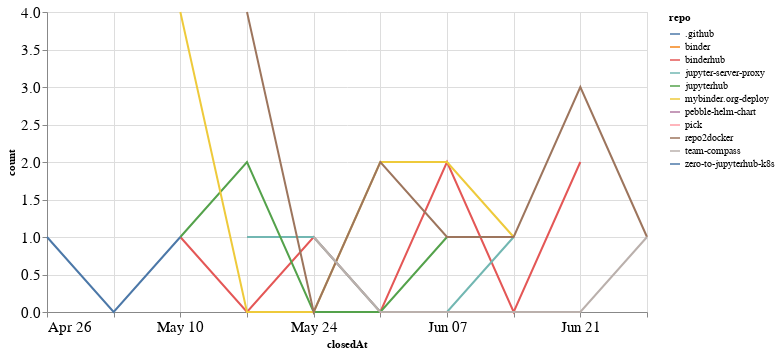

Notebook source saved alongside this figure:
### Code cell
closed_by_time = closed_by.groupby('repo').resample('W', on='closedAt').count()['author'].reset_index()
closed_by_time = closed_by_time.rename(columns={'author': 'count'})

alt.Chart(closed_by_time, width=600).mark_line().encode(
    x='closedAt',
    y='count',
    color='repo',
    tooltip="repo"
)

### Figure 1 — Vega-Lite specification as saved in the notebook (floating-point values rounded to 4 significant figures)
{"config": {"axisLeft": {"labelFontSize": 15}, "axisBottom": {"labelFontSize": 15}}, "data": {"name": "data-bb6e24f6d96cb906779a50048be85388"}, "mark": "line", "encoding": {"color": {"type": "nominal", "field": "repo"}, "tooltip": {"type": "nominal", "field": "repo"}, "x": {"type": "temporal", "field": "closedAt"}, "y": {"type": "quantitative", "field": "count"}}, "width": 600, "$schema": "https://vega.github.io/schema/vega-lite/v4.8.1.json", "datasets": {"data-bb6e24f6d96cb906779a50048be85388": [{"repo": ".github", "closedAt": "2020-05-24T00:00:00", "count": 1}, {"repo": "binder", "closedAt": "2020-06-21T00:00:00", "count": 1}, {"repo": "binderhub", "closedAt": "2020-05-10T00:00:00", "count": 1}, {"repo": "binderhub", "closedAt": "2020-05-17T00:00:00", "count": 0}, {"repo": "binderhub", "closedAt": "2020-05-24T00:00:00", "count": 1}, {"repo": "binderhub", "closedAt": "2020-05-31T00:00:00", "count": 0}, {"repo": "binderhub", "closedAt": "2020-06-07T00:00:00", "count": 2}, {"repo": "binderhub", "closedAt": "2020-06-14T00:00:00", "count": 0}, {"repo": "binderhub", "closedAt": "2020-06-21T00:00:00", "count": 2}, {"repo": "jupyter-server-proxy", "closedAt": "2020-05-17T00:00:00", "count": 1}, {"repo": "jupyter-server-proxy", "closedAt": "2020-05-24T00:00:00", "count": 1}, {"repo": "jupyter-server-proxy", "closedAt": "2020-05-31T00:00:00", "count": 0}, {"repo": "jupyter-server-proxy", "closedAt": "2020-06-07T00:00:00", "count": 0}, {"repo": "jupyter-server-proxy", "closedAt": "2020-06-14T00:00:00", "count": 1}, {"repo": "jupyterhub", "closedAt": "2020-05-10T00:00:00", "count": 1}, {"repo": "jupyterhub", "closedAt": "2020-05-17T00:00:00", "count": 2}, {"repo": "jupyterhub", "closedAt": "2020-05-24T00:00:00", "count": 0}, {"repo": "jupyterhub", "closedAt": "2020-05-31T00:00:00", "count": 0}, {"repo": "jupyterhub", "closedAt": "2020-06-07T00:00:00", "count": 1}, {"repo": "mybinder.org-deploy", "closedAt": "2020-05-10T00:00:00", "count": 4}, {"repo": "mybinder.org-deploy", "closedAt": "2020-05-17T00:00:00", "count": 0}, {"repo": "mybinder.org-deploy", "closedAt": "2020-05-24T00:00:00", "count": 0}, {"repo": "mybinder.org-deploy", "closedAt": "2020-05-31T00:00:00", "count": 2}, {"repo": "mybinder.org-deploy", "closedAt": "2020-06-07T00:00:00", "count": 2}, {"repo": "mybinder.org-deploy", "closedAt": "2020-06-14T00:00:00", "count": 1}, {"repo": "pebble-helm-chart", "closedAt": "2020-06-07T00:00:00", "count": 1}, {"repo": "pick", "closedAt": "2020-06-14T00:00:00", "count": 1}, {"repo": "repo2docker", "closedAt": "2020-05-17T00:00:00", "count": 4}, {"repo": "repo2docker", "closedAt": "2020-05-24T00:00:00", "count": 0}, {"repo": "repo2docker", "closedAt": "2020-05-31T00:00:00", "count": 2}, {"repo": "repo2docker", "closedAt": "2020-06-07T00:00:00", "count": 1}, {"repo": "repo2docker", "closedAt": "2020-06-14T00:00:00", "count": 1}, {"repo": "repo2docker", "closedAt": "2020-06-21T00:00:00", "count": 3}, {"repo": "repo2docker", "closedAt": "2020-06-28T00:00:00", "count": 1}, {"repo": "team-compass", "closedAt": "2020-05-24T00:00:00", "count": 1}, {"repo": "team-compass", "closedAt": "2020-05-31T00:00:00", "count": 0}, {"repo": "team-compass", "closedAt": "2020-06-07T00:00:00", "count": 0}, {"repo": "team-compass", "closedAt": "2020-06-14T00:00:00", "count": 0}, {"repo": "team-compass", "closedAt": "2020-06-21T00:00:00", "count": 0}, {"repo": "team-compass", "closedAt": "2020-06-28T00:00:00", "count": 1}, {"repo": "zero-to-jupyterhub-k8s", "closedAt": "2020-04-26T00:00:00", "count": 1}, {"repo": "zero-to-jupyterhub-k8s", "closedAt": "2020-05-03T00:00:00", "count": 0}, {"repo": "zero-to-jupyterhub-k8s", "closedAt": "2020-05-10T00:00:00", "count": 1}]}}
